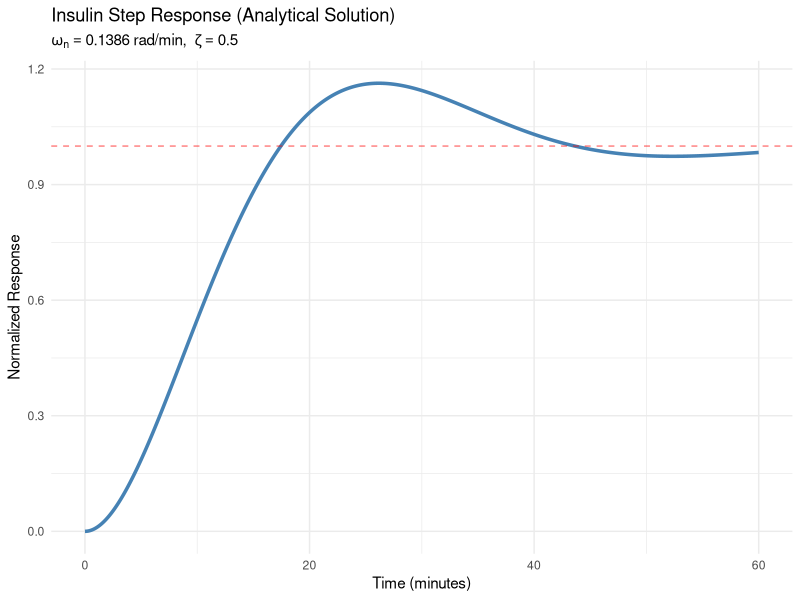
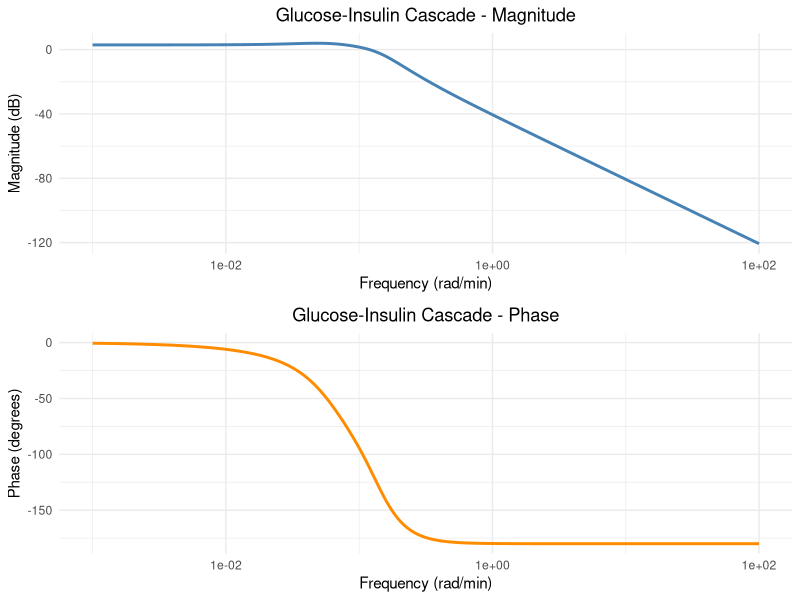
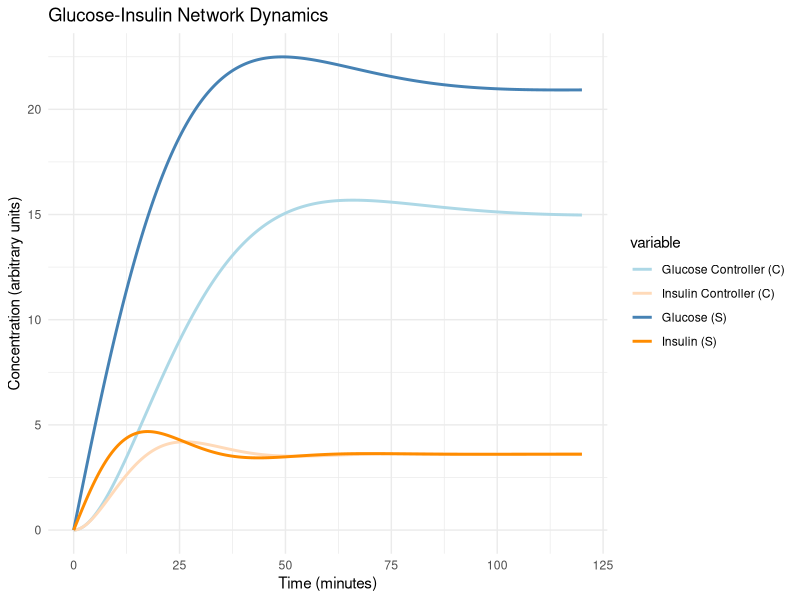
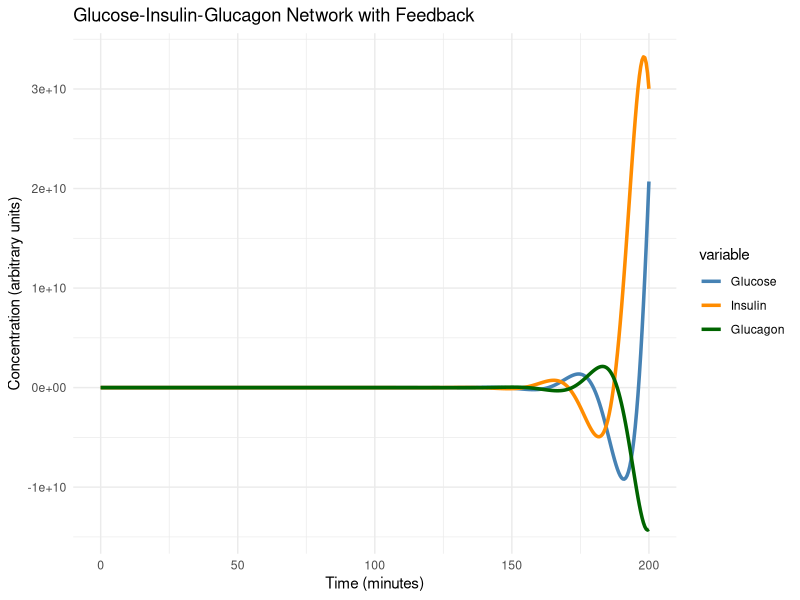
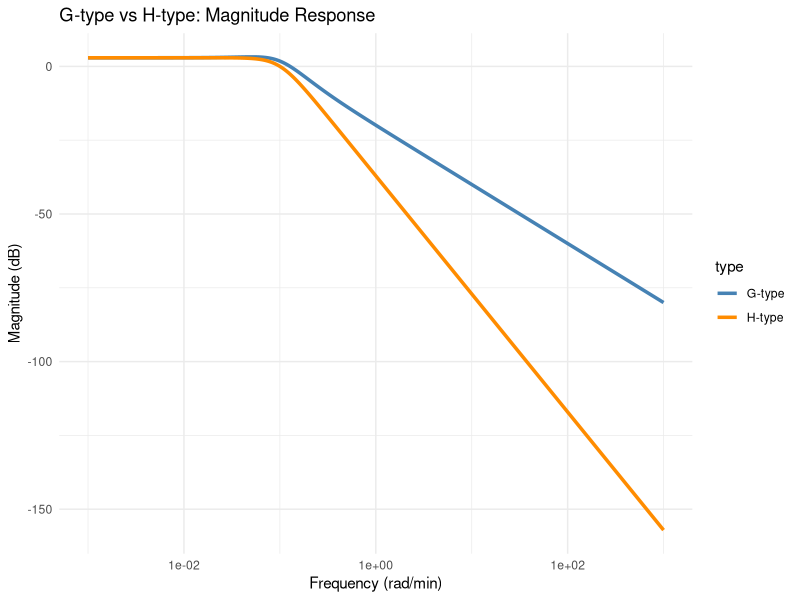
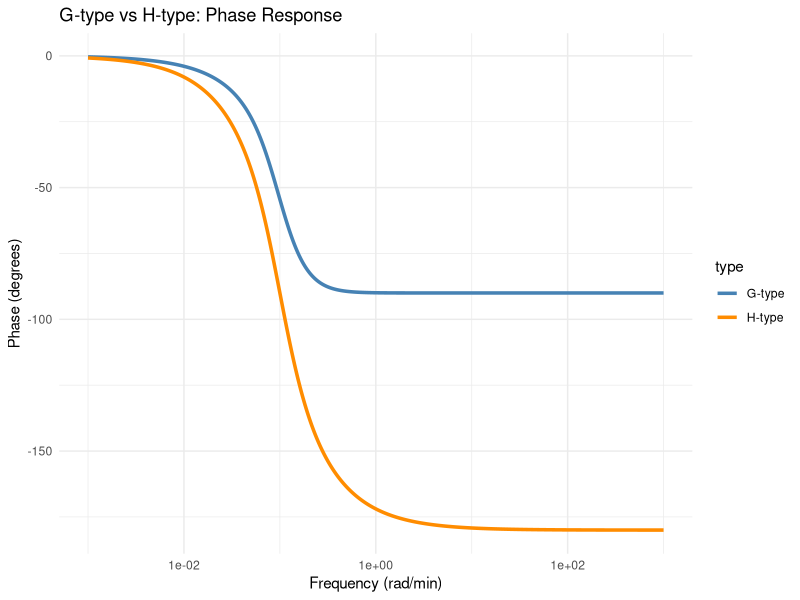

Write R code to recreate these figures, in order.
###############################################################################
# Network Extension Simulation Framework
# Second-Order Negative Feedback Model for Endocrine Systems
# Based on Boroujerdi & Schmidt (2013) framework
###############################################################################

# Load required packages
library(deSolve)    # For ODE solving
library(ggplot2)    # For plotting
library(gridExtra)  # For multi-panel plots
library(tidyr)      # For data manipulation
library(dplyr)      # For data manipulation

###############################################################################
# PART 1: CORE FUNCTIONS - Transfer Functions and Building Blocks
###############################################################################

#' Create a second-order negative feedback element
#'
#' @param omega_n Natural frequency (rad/time)
#' @param zeta Damping ratio (dimensionless)
#' @param type "G" for G-type (feed-forward) or "H" for H-type (feedback)
#' @return List containing transfer function numerator and denominator coefficients
create_element <- function(omega_n, zeta, type = "G") {
  # Compute rate constants
  k2 <- 2 * zeta * omega_n
  k3 <- omega_n
  k4 <- omega_n
  
  if (type == "G") {
    # G-type: numerator has (s + k2) term
    num <- c(k3, k3 * k2)  # k3*s + k3*k2
    den <- c(1, k2, k3 * k4)  # s^2 + k2*s + k3*k4
  } else if (type == "H") {
    # H-type: numerator is constant
    num <- c(k2 * k4)  # k2*k4
    den <- c(1, k2, k3 * k4)  # s^2 + k2*s + k3*k4
  } else {
    stop("Type must be 'G' or 'H'")
  }
  
  return(list(
    num = num,
    den = den,
    omega_n = omega_n,
    zeta = zeta,
    type = type,
    k2 = k2,
    k3 = k3,
    k4 = k4
  ))
}

#' Polynomial evaluation at a point
#'
#' @param p Polynomial coefficients (highest degree first)
#' @param x Point at which to evaluate
#' @return Polynomial value at x
polyval <- function(p, x) {
  n <- length(p)
  sum(p * x^((n-1):0))
}

#' Polynomial multiplication (convolution)
#'
#' @param a First polynomial coefficients
#' @param b Second polynomial coefficients
#' @return Product polynomial coefficients
polymult <- function(a, b) {
  convolve(a, rev(b), type = "open")
}

#' Create cascade transfer function from multiple elements
#'
#' @param elements List of elements created by create_element()
#' @return List with numerator and denominator of cascade
cascade_tf <- function(elements) {
  # Start with first element
  num <- elements[[1]]$num
  den <- elements[[1]]$den
  
  # Multiply subsequent elements
  if (length(elements) > 1) {
    for (i in 2:length(elements)) {
      num <- polymult(num, elements[[i]]$num)
      den <- polymult(den, elements[[i]]$den)
    }
  }
  
  return(list(num = num, den = den, elements = elements))
}

###############################################################################
# PART 2: TIME-DOMAIN ANALYTICAL SOLUTIONS
###############################################################################

#' Analytical step response for second-order system
#'
#' @param t Time vector
#' @param omega_n Natural frequency
#' @param zeta Damping ratio
#' @param amplitude Step amplitude (default 1)
#' @return Response vector
step_response_analytical <- function(t, omega_n, zeta, amplitude = 1) {
  y <- numeric(length(t))
  
  if (zeta < 1) {
    # Underdamped case (oscillatory)
    omega_d <- omega_n * sqrt(1 - zeta^2)  # Damped natural frequency
    phi <- atan(sqrt(1 - zeta^2) / zeta)   # Phase angle
    
    y <- amplitude * (1 - exp(-zeta * omega_n * t) / sqrt(1 - zeta^2) * 
                        sin(omega_d * t + phi))
    
  } else if (abs(zeta - 1) < 1e-10) {
    # Critically damped case
    y <- amplitude * (1 - exp(-omega_n * t) * (1 + omega_n * t))
    
  } else {
    # Overdamped case
    sqrt_term <- sqrt(zeta^2 - 1)
    s1 <- -omega_n * (zeta + sqrt_term)
    s2 <- -omega_n * (zeta - sqrt_term)
    
    y <- amplitude * (1 - ((zeta + sqrt_term) * exp(s1 * t) - 
                            (zeta - sqrt_term) * exp(s2 * t)) / 
                        (2 * sqrt_term))
  }
  
  return(y)
}

#' Compute performance metrics from step response
#'
#' @param t Time vector
#' @param y Response vector
#' @param final_value Expected final value (default 1)
#' @return List of performance metrics
compute_metrics <- function(t, y, final_value = 1) {
  # Rise time (10% to 90%)
  idx_10 <- which(y >= 0.1 * final_value)[1]
  idx_90 <- which(y >= 0.9 * final_value)[1]
  rise_time <- t[idx_90] - t[idx_10]
  
  # Settling time (within 2% of final value)
  settled <- abs(y - final_value) <= 0.02 * final_value
  idx_settle <- max(which(!settled))
  settling_time <- ifelse(idx_settle == -Inf, t[1], t[idx_settle])
  
  # Peak overshoot
  peak_value <- max(y)
  overshoot_pct <- (peak_value - final_value) / final_value * 100
  
  # Peak time
  peak_time <- t[which.max(y)]
  
  return(list(
    rise_time = rise_time,
    settling_time = settling_time,
    overshoot_pct = overshoot_pct,
    peak_value = peak_value,
    peak_time = peak_time
  ))
}

###############################################################################
# PART 3: FREQUENCY-DOMAIN ANALYSIS (BODE PLOTS)
###############################################################################

#' Compute frequency response (Bode plot data)
#'
#' @param tf Transfer function (list with num and den)
#' @param freq_range Frequency range (rad/time)
#' @return Data frame with frequency, magnitude (dB), and phase (degrees)
frequency_response <- function(tf, freq_range = 10^seq(-3, 3, length.out = 500)) {
  s <- 1i * freq_range  # s = j*omega
  
  # Evaluate transfer function at each frequency
  H <- sapply(s, function(si) {
    num_val <- polyval(tf$num, si)
    den_val <- polyval(tf$den, si)
    return(num_val / den_val)
  })
  
  # Compute magnitude (dB) and phase (degrees)
  magnitude_dB <- 20 * log10(abs(H))
  phase_deg <- atan2(Im(H), Re(H)) * 180 / pi
  
  # Unwrap phase (handle discontinuities)
  phase_deg <- unwrap_phase(phase_deg)
  
  return(data.frame(
    freq = freq_range,
    magnitude_dB = magnitude_dB,
    phase_deg = phase_deg
  ))
}

#' Unwrap phase to handle -180/+180 discontinuities
unwrap_phase <- function(phase) {
  diff_phase <- diff(phase)
  # Find jumps greater than 180 degrees
  jumps <- which(abs(diff_phase) > 180)
  
  for (idx in jumps) {
    if (diff_phase[idx] > 180) {
      phase[(idx+1):length(phase)] <- phase[(idx+1):length(phase)] - 360
    } else if (diff_phase[idx] < -180) {
      phase[(idx+1):length(phase)] <- phase[(idx+1):length(phase)] + 360
    }
  }
  
  return(phase)
}

#' Plot Bode diagram
#'
#' @param bode_data Data frame from frequency_response()
#' @param title Plot title
#' @return ggplot object
plot_bode <- function(bode_data, title = "Bode Plot") {
  # Magnitude plot
  p1 <- ggplot(bode_data, aes(x = freq, y = magnitude_dB)) +
    geom_line(color = "steelblue", linewidth = 1) +
    scale_x_log10() +
    labs(x = "Frequency (rad/min)", y = "Magnitude (dB)",
         title = paste(title, "- Magnitude")) +
    theme_minimal() +
    theme(plot.title = element_text(hjust = 0.5))
  
  # Phase plot
  p2 <- ggplot(bode_data, aes(x = freq, y = phase_deg)) +
    geom_line(color = "darkorange", linewidth = 1) +
    scale_x_log10() +
    labs(x = "Frequency (rad/min)", y = "Phase (degrees)",
         title = paste(title, "- Phase")) +
    theme_minimal() +
    theme(plot.title = element_text(hjust = 0.5))
  
  # Combine plots
  grid.arrange(p1, p2, ncol = 1)
}

#' Extract key metrics from Bode plot
#'
#' @param bode_data Data frame from frequency_response()
#' @return List of metrics
bode_metrics <- function(bode_data) {
  # DC gain
  dc_gain_dB <- bode_data$magnitude_dB[1]
  
  # Cutoff frequency (-3 dB point)
  target_mag <- dc_gain_dB - 3
  idx_cutoff <- which(bode_data$magnitude_dB <= target_mag)[1]
  freq_cutoff <- bode_data$freq[idx_cutoff]
  
  # Bandwidth
  bandwidth <- freq_cutoff
  
  # Phase margin (at gain crossover frequency where magnitude = 0 dB)
  idx_gc <- which.min(abs(bode_data$magnitude_dB))
  phase_margin <- 180 + bode_data$phase_deg[idx_gc]
  
  return(list(
    dc_gain_dB = dc_gain_dB,
    cutoff_freq = freq_cutoff,
    bandwidth = bandwidth,
    phase_margin = phase_margin
  ))
}

###############################################################################
# PART 4: ODE-BASED NETWORK SIMULATION
###############################################################################

#' Define ODE system for network of second-order elements
#'
#' @param t Time
#' @param x State vector [S1, C1, S2, C2, ...]
#' @param parms Parameter list
#' @return Rate of change vector
network_ode <- function(t, x, parms) {
  N <- parms$N  # Number of elements
  
  dxdt <- numeric(2 * N)
  
  for (i in 1:N) {
    # Extract state variables for element i
    S_i <- x[2*i - 1]  # Substrate/hormone
    C_i <- x[2*i]      # Controller
    
    # Substrate compartment equation: dS/dt = Ra - k3*C
    dxdt[2*i - 1] <- parms$Ra[i] - parms$k3[i] * C_i
    
    # Controller compartment equation: dC/dt = k4*S - k2*C
    dxdt[2*i] <- parms$k4[i] * S_i - parms$k2[i] * C_i
    
    # Add feedback from other elements if specified
    if (!is.null(parms$feedback_matrix)) {
      for (j in 1:N) {
        if (i != j && parms$feedback_matrix[i, j] != 0) {
          # Add feedback term: coupling * S_j
          dxdt[2*i] <- dxdt[2*i] + parms$feedback_matrix[i, j] * x[2*j - 1]
        }
      }
    }
  }
  
  return(list(dxdt))
}

#' Simulate network response
#'
#' @param elements List of elements
#' @param times Time vector
#' @param Ra Production rates (vector, one per element)
#' @param initial_conditions Initial state vector (optional)
#' @param feedback_matrix Feedback coupling matrix (optional)
#' @return Data frame with time and state variables
simulate_network <- function(elements, times, Ra, 
                             initial_conditions = NULL,
                             feedback_matrix = NULL) {
  N <- length(elements)
  
  # Default initial conditions (all zeros)
  if (is.null(initial_conditions)) {
    initial_conditions <- rep(0, 2 * N)
  }
  
  # Extract rate constants
  k2 <- sapply(elements, function(e) e$k2)
  k3 <- sapply(elements, function(e) e$k3)
  k4 <- sapply(elements, function(e) e$k4)
  
  # Parameters
  parms <- list(
    N = N,
    Ra = Ra,
    k2 = k2,
    k3 = k3,
    k4 = k4,
    feedback_matrix = feedback_matrix
  )
  
  # Solve ODE
  out <- ode(y = initial_conditions, times = times, func = network_ode, parms = parms)
  
  # Convert to data frame with meaningful names
  out_df <- as.data.frame(out)
  colnames(out_df) <- c("time", paste0(rep(c("S", "C"), N), rep(1:N, each = 2)))
  
  return(out_df)
}

###############################################################################
# PART 5: EXAMPLE SIMULATIONS
###############################################################################

# --- EXAMPLE 1: Single Element Step Response ---
cat("\n=== EXAMPLE 1: Single Insulin Element ===\n")

# Load parameters (assuming CSV is available, otherwise use hardcoded values)
# params <- read.csv("substrates_hormones.csv")
# insulin_params <- params[params$name == "Insulin", ]
# omega_n_insulin <- insulin_params$omega_n_rad_per_min
# zeta_insulin <- insulin_params$zeta

# Hardcoded for demonstration
omega_n_insulin <- 0.1386  # rad/min
zeta_insulin <- 0.5

# Create element
insulin <- create_element(omega_n = omega_n_insulin, zeta = zeta_insulin, type = "G")

# Time vector (60 minutes)
time <- seq(0, 60, by = 0.1)

# Analytical step response
response <- step_response_analytical(time, omega_n_insulin, zeta_insulin, amplitude = 1)

# Plot
df_insulin <- data.frame(time = time, response = response)
p_insulin <- ggplot(df_insulin, aes(x = time, y = response)) +
  geom_line(color = "steelblue", linewidth = 1.2) +
  labs(title = "Insulin Step Response (Analytical Solution)",
       subtitle = bquote(omega[n] == .(round(omega_n_insulin, 4)) ~ "rad/min, " ~ 
                          zeta == .(zeta_insulin)),
       x = "Time (minutes)", y = "Normalized Response") +
  theme_minimal() +
  geom_hline(yintercept = 1, linetype = "dashed", color = "red", alpha = 0.5)

print(p_insulin)

# Compute metrics
metrics <- compute_metrics(time, response)
cat("\nPerformance Metrics:\n")
print(metrics)

# --- EXAMPLE 2: Cascade of Two Elements (Glucose → Insulin) ---
cat("\n\n=== EXAMPLE 2: Glucose-Insulin Cascade ===\n")

# Parameters
omega_n_glucose <- 0.0667  # rad/min
zeta_glucose <- 0.7
omega_n_insulin <- 0.1386
zeta_insulin <- 0.5

# Create elements
glucose <- create_element(omega_n_glucose, zeta_glucose, type = "G")
insulin <- create_element(omega_n_insulin, zeta_insulin, type = "G")

# Create cascade
cascade <- cascade_tf(list(glucose, insulin))

# Frequency response
bode_data <- frequency_response(cascade, freq_range = 10^seq(-3, 2, length.out = 500))

# Plot Bode diagram
plot_bode(bode_data, title = "Glucose-Insulin Cascade")

# Extract metrics
metrics_bode <- bode_metrics(bode_data)
cat("\nBode Plot Metrics:\n")
print(metrics_bode)

# --- EXAMPLE 3: ODE Simulation of Glucose-Insulin Network ---
cat("\n\n=== EXAMPLE 3: Glucose-Insulin Network (ODE Simulation) ===\n")

# Create elements
elem_glucose <- create_element(omega_n_glucose, zeta_glucose, type = "G")
elem_insulin <- create_element(omega_n_insulin, zeta_insulin, type = "G")

# Time vector
times <- seq(0, 120, by = 0.5)  # 120 minutes

# Production rates (constant)
Ra <- c(1.0, 0.5)  # Glucose and insulin production

# Initial conditions (start at zero)
initial <- rep(0, 4)  # [S_glucose, C_glucose, S_insulin, C_insulin]

# Simulate
out <- simulate_network(
  elements = list(elem_glucose, elem_insulin),
  times = times,
  Ra = Ra,
  initial_conditions = initial
)

# Plot results
out_long <- pivot_longer(out, cols = -time, names_to = "variable", values_to = "value")

p_network <- ggplot(out_long, aes(x = time, y = value, color = variable)) +
  geom_line(linewidth = 1) +
  labs(title = "Glucose-Insulin Network Dynamics",
       x = "Time (minutes)", y = "Concentration (arbitrary units)") +
  theme_minimal() +
  scale_color_manual(values = c("S1" = "steelblue", "C1" = "lightblue",
                                  "S2" = "darkorange", "C2" = "peachpuff"),
                     labels = c("S1" = "Glucose (S)", "C1" = "Glucose Controller (C)",
                               "S2" = "Insulin (S)", "C2" = "Insulin Controller (C)"))

print(p_network)

# --- EXAMPLE 4: Three-Element Network with Feedback ---
cat("\n\n=== EXAMPLE 4: Glucose-Insulin-Glucagon with Feedback ===\n")

# Parameters
omega_n_glucagon <- 0.0866  # rad/min
zeta_glucagon <- 0.5

# Create elements
elem_glucose <- create_element(omega_n_glucose, zeta_glucose, type = "G")
elem_insulin <- create_element(omega_n_insulin, zeta_insulin, type = "G")
elem_glucagon <- create_element(omega_n_glucagon, zeta_glucagon, type = "H")

# Feedback matrix (simplified regulatory network)
# Row i, col j: effect of element j on element i
feedback <- matrix(0, nrow = 3, ncol = 3)
feedback[1, 2] <- -0.5  # Insulin suppresses glucose
feedback[1, 3] <- 0.3   # Glucagon stimulates glucose
feedback[2, 1] <- 0.8   # Glucose stimulates insulin
feedback[3, 1] <- -0.4  # Glucose suppresses glucagon

# Time vector
times <- seq(0, 200, by = 0.5)

# Production rates
Ra <- c(1.0, 0.3, 0.2)

# Initial conditions
initial <- rep(0, 6)

# Simulate
out_3elem <- simulate_network(
  elements = list(elem_glucose, elem_insulin, elem_glucagon),
  times = times,
  Ra = Ra,
  initial_conditions = initial,
  feedback_matrix = feedback
)

# Plot
out_3elem_long <- pivot_longer(out_3elem, cols = -time, names_to = "variable", values_to = "value")

# Filter to show only S variables (substrates/hormones)
out_substrates <- out_3elem_long %>% 
  filter(variable %in% c("S1", "S2", "S3"))

p_3network <- ggplot(out_substrates, aes(x = time, y = value, color = variable)) +
  geom_line(linewidth = 1.2) +
  labs(title = "Glucose-Insulin-Glucagon Network with Feedback",
       x = "Time (minutes)", y = "Concentration (arbitrary units)") +
  theme_minimal() +
  scale_color_manual(values = c("S1" = "steelblue", "S2" = "darkorange", "S3" = "darkgreen"),
                     labels = c("S1" = "Glucose", "S2" = "Insulin", "S3" = "Glucagon"))

print(p_3network)

###############################################################################
# PART 6: COMPARISON OF G-TYPE VS H-TYPE
###############################################################################

cat("\n\n=== EXAMPLE 5: G-type vs H-type Comparison ===\n")

# Same omega_n and zeta, different architecture
omega_n <- 0.1
zeta <- 0.7

elem_G <- create_element(omega_n, zeta, type = "G")
elem_H <- create_element(omega_n, zeta, type = "H")

# Step response
time <- seq(0, 80, by = 0.1)
response_G <- step_response_analytical(time, omega_n, zeta)
response_H <- step_response_analytical(time, omega_n, zeta)

# Note: For H-type, the DC gain is different, so we need to scale
# Actually, for proper comparison, let's use frequency response

# Frequency response
bode_G <- frequency_response(list(num = elem_G$num, den = elem_G$den))
bode_H <- frequency_response(list(num = elem_H$num, den = elem_H$den))

bode_G$type <- "G-type"
bode_H$type <- "H-type"
bode_comparison <- rbind(bode_G, bode_H)

# Plot magnitude comparison
p_comp_mag <- ggplot(bode_comparison, aes(x = freq, y = magnitude_dB, color = type)) +
  geom_line(linewidth = 1.2) +
  scale_x_log10() +
  labs(title = "G-type vs H-type: Magnitude Response",
       x = "Frequency (rad/min)", y = "Magnitude (dB)") +
  theme_minimal() +
  scale_color_manual(values = c("G-type" = "steelblue", "H-type" = "darkorange"))

print(p_comp_mag)

# Plot phase comparison
p_comp_phase <- ggplot(bode_comparison, aes(x = freq, y = phase_deg, color = type)) +
  geom_line(linewidth = 1.2) +
  scale_x_log10() +
  labs(title = "G-type vs H-type: Phase Response",
       x = "Frequency (rad/min)", y = "Phase (degrees)") +
  theme_minimal() +
  scale_color_manual(values = c("G-type" = "steelblue", "H-type" = "darkorange"))

print(p_comp_phase)

cat("\n=== Simulation Complete ===\n")
cat("All core functions are now loaded and examples have been run.\n")
cat("You can now use these functions to build your own networks!\n\n")

cat("Key functions available:\n")
cat("  - create_element(omega_n, zeta, type)\n")
cat("  - cascade_tf(elements)\n")
cat("  - step_response_analytical(t, omega_n, zeta)\n")
cat("  - frequency_response(tf, freq_range)\n")
cat("  - plot_bode(bode_data, title)\n")
cat("  - simulate_network(elements, times, Ra, ...)\n")
cat("  - compute_metrics(t, y)\n")
cat("  - bode_metrics(bode_data)\n")
